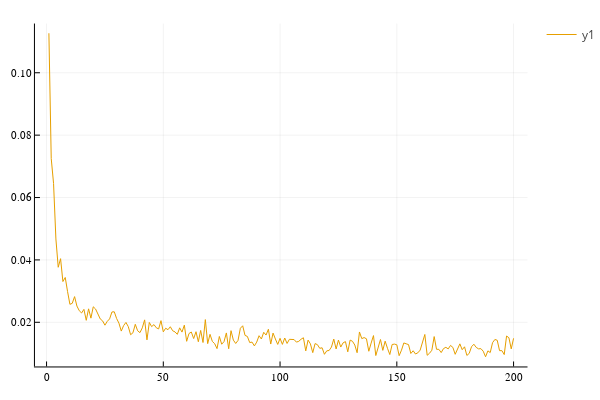

Notebook source saved alongside this figure:
### Code cell
h |> plot

### Figure 1 — Plotly figure (JSON) as saved in the notebook; plotly's stock layout.template omitted (floating-point values rounded to 4 significant figures; data arrays with more than 128 entries replaced by an {"elided": "..."} marker saying what was removed)
{"data": [{"colorbar": {"title": ""}, "legendgroup": "y1", "line": {"color": "rgba(230, 159, 0, 1.000)", "dash": "solid", "shape": "linear", "width": 1}, "mode": "lines", "name": "y1", "showlegend": true, "type": "scatter", "x": {"elided": "200 int values"}, "xaxis": "x", "y": {"elided": "200 float values"}, "yaxis": "y", "zmax": null, "zmin": null}], "layout": {"annotations": [], "height": 400, "legend_position": {"bgcolor": "rgba(255, 255, 255, 1.000)", "bordercolor": "rgba(0, 0, 0, 1.000)", "borderwidth": 1, "font": {"color": "rgba(0, 0, 0, 1.000)", "family": "sans-serif", "size": 11}, "title": {"font": {"color": "rgba(0, 0, 0, 1.000)", "family": "sans-serif", "size": 15}, "text": ""}, "tracegroupgap": 0, "traceorder": "normal", "x": 1, "xanchor": "auto", "y": 1, "yanchor": "auto"}, "margin": {"b": 20, "l": 0, "r": 0, "t": 20}, "paper_bgcolor": "rgba(255, 255, 255, 1.000)", "plot_bgcolor": "rgba(255, 255, 255, 1.000)", "showlegend": true, "width": 600, "xaxis": {"anchor": "y", "domain": [0.06582, 0.9934], "gridcolor": "rgba(0, 0, 0, 0.100)", "gridwidth": 0.5, "linecolor": "rgba(0, 0, 0, 1.000)", "mirror": false, "range": [-4.97, 206.0], "showgrid": true, "showline": true, "showticklabels": true, "tickangle": 0, "tickcolor": "rgb(0, 0, 0)", "tickfont": {"color": "rgba(0, 0, 0, 1.000)", "family": "sans-serif", "size": 11}, "tickmode": "array", "ticks": "inside", "ticktext": ["0", "50", "100", "150", "200"], "tickvals": [0, 50, 100, 150, 200], "title": "", "titlefont": {"color": "rgba(0, 0, 0, 1.000)", "family": "sans-serif", "size": 15}, "type": "-", "visible": true, "zeroline": false, "zerolinecolor": "rgba(0, 0, 0, 1.000)"}, "yaxis": {"anchor": "x", "domain": [0.03762, 0.9902], "gridcolor": "rgba(0, 0, 0, 0.100)", "gridwidth": 0.5, "linecolor": "rgba(0, 0, 0, 1.000)", "mirror": false, "range": [0.005842, 0.1158], "showgrid": true, "showline": true, "showticklabels": true, "tickangle": 0, "tickcolor": "rgb(0, 0, 0)", "tickfont": {"color": "rgba(0, 0, 0, 1.000)", "family": "sans-serif", "size": 11}, "tickmode": "array", "ticks": "inside", "ticktext": ["0.02", "0.04", "0.06", "0.08", "0.10"], "tickvals": [0.02, 0.04, 0.06, 0.08, 0.1], "title": "", "titlefont": {"color": "rgba(0, 0, 0, 1.000)", "family": "sans-serif", "size": 15}, "type": "-", "visible": true, "zeroline": false, "zerolinecolor": "rgba(0, 0, 0, 1.000)"}}}
